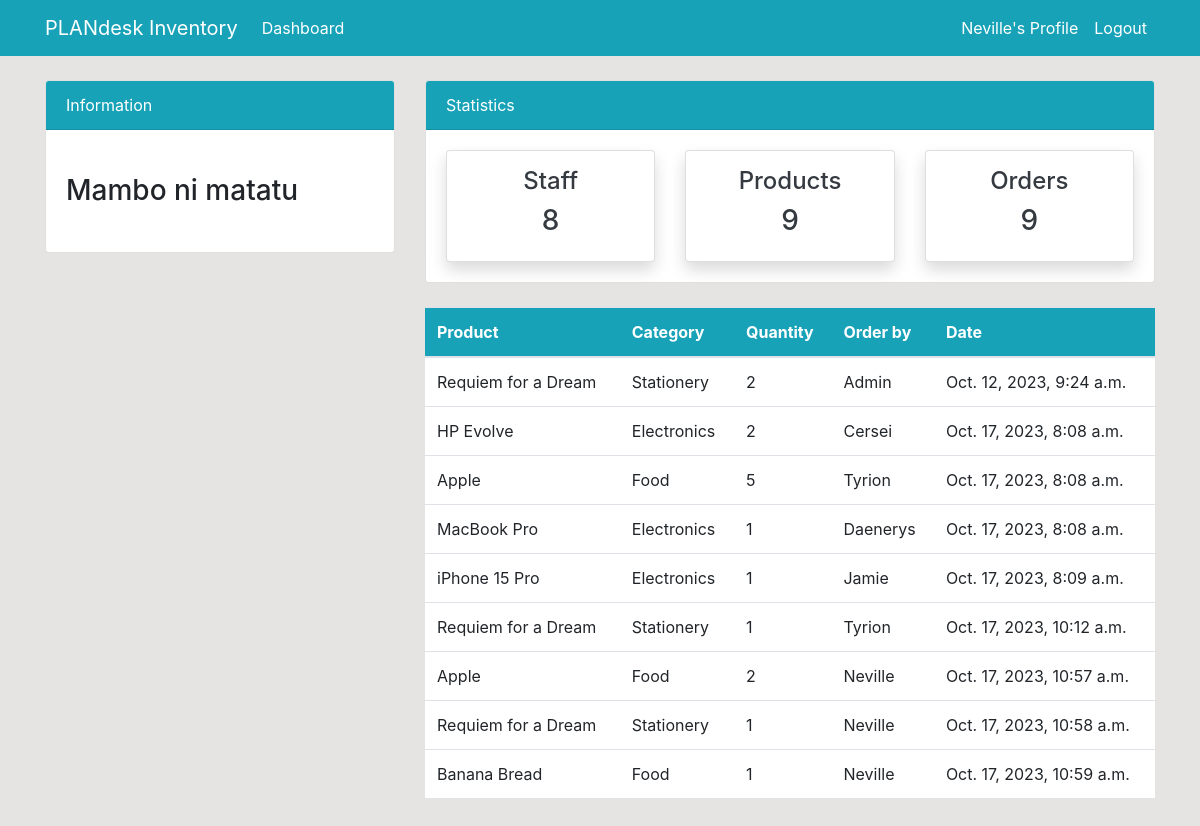
Page /order/ (signed in) on the earlier database version.
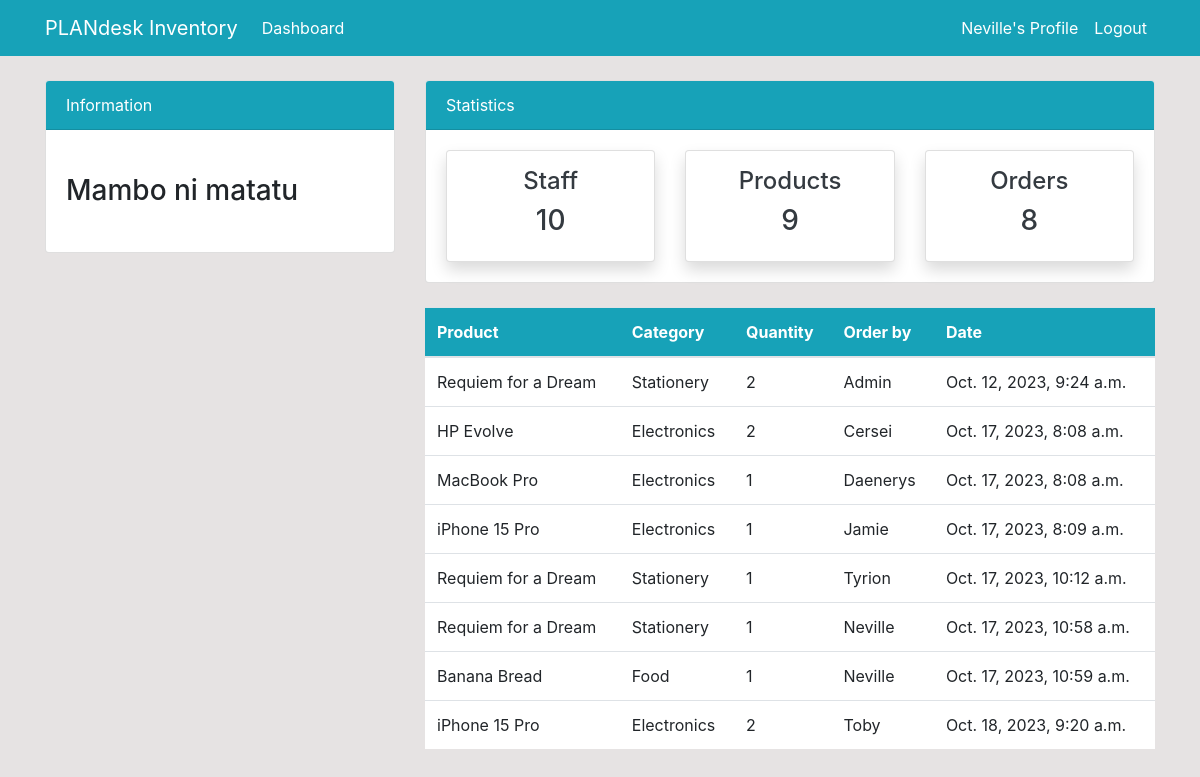
Same page on the later database version.
### dashboard/models.py (models this page shows, shortened)
class Order(models.Model):
    product = models.ForeignKey(Product, on_delete=models.CASCADE, null=True)
    staff = models.ForeignKey(User, models.CASCADE, null=True)
    order_quantity = models.PositiveIntegerField(null=True)
    date = models.DateTimeField(auto_now_add=True)

class Product(models.Model):
    name = models.CharField(max_length=100, null=True)
    category = models.CharField(max_length=20, choices=CATEGORY, null=True)
    quantity = models.PositiveIntegerField(null=True)

### dashboard/views.py (the view)
# urls.py: path('order/', views.order, name='dashboard-order'),
@login_required
def order(request):
    orders = Order.objects.all()
    orders_count = orders.count()
    items_count = Product.objects.all().count()
    workers_count = User.objects.all().count()
    context = {
        'orders':orders,
        'orders_count': orders_count,
        'items_count': items_count,
        'workers_count': workers_count,
    }
    return render(request, 'dashboard/order.html', context)

### templates/dashboard/order.html
{% extends 'partials/base.html' %} {% block title %}Orders Page{% endblock %}
{% block content %} {% include 'partials/hero.html' %}
<div class="container">
  <div class="row my-4">
    <div class="col-md-4"></div>
    <div class="col-md-8">
      <table class="table bg-white">
        <thead class="bg-info">
          <tr class="text-white">
            <th scope="col">Product</th>
            <th scope="col">Category</th>
            <th scope="col">Quantity</th>
            <th scope="col">Order by</th>
            <th scope="col">Date</th>
          </tr>
        </thead>
        <tbody>
          {% for order in orders%}
          <tr>
            <td>{{order.product.name}}</td>
            <td>{{order.product.category}}</td>
            <td>{{order.order_quantity}}</td>
            <td>{{order.staff.username}}</td>
            <td>{{order.date}}</td>
          </tr>
          {%endfor%}
        </tbody>
      </table>
    </div>
  </div>
</div>
{% endblock %}

### templates/partials/base.html (shortened to what this page needs)
{% load static %}
<!DOCTYPE html>
<html lang="en">
  <head>
    <link
      rel="stylesheet"
      href="https://cdn.jsdelivr.net/npm/bootstrap@4.6.2/dist/css/bootstrap.min.css"
    />
    <link rel="stylesheet" href="{% static '/style.css' %}" />
  </head>
  <body>
    {% include 'partials/nav.html' %}
    {% block content %}{% endblock %}
  </body>
</html>

### templates/partials/nav.html (shortened to what this page needs)
<nav class="navbar navbar-expand-lg navbar-info bg-info">
  {% if user.is_authenticated %}
  <div class="container">
    <a class="navbar-brand text-white" href="{% url 'dashboard-index' %}"
      >PLANdesk Inventory</a
    >
    <div class="collapse navbar-collapse" id="navbarSupportedContent">
      <ul class="navbar-nav mr-auto">
        <li class="nav-item active">
          <a class="nav-link text-white" href="{% url 'dashboard-index' %}"
            >Dashboard <span class="sr-only">(current)</span></a
          >
        </li>
      </ul>
      <ul class="navbar-nav ml-auto">
        <li class="nav-item active">
          <a class="nav-link text-white" href="{% url 'user-profile'%}"
            >{{user.username}}'s Profile
            <span class="sr-only">(current)</span></a
          >
        </li>
        <li class="nav-item">
          <a class="nav-link text-white" href="{% url 'user-logout' %}"
            >Logout</a
          >
        </li>
      </ul>
      {% endif %}
    </div>
  </div>
</nav>

### templates/partials/hero.html (shortened to what this page needs)
<div class="container">
  <div class="row mt-4">
    <div class="col-md-4">
      <div class="card">
        <div class="card-header bg-info text-white">Information</div>
        <div class="card-body">
          <marquee behavior="" direction="">
            <h3 class="my-4">Mambo ni matatu</h3>
          </marquee>
        </div>
      </div>
    </div>
    <div class="col-md-8">
      <div class="card">
        <div class="card-header bg-info text-white">Statistics</div>
        <div class="card-body">
          <div class="row">
            <div class="col-md-4">
              <a
                class="text-decoration-none text-dark"
                href="{% url 'dashboard-staff'%}"
              >
                <div class="card my-card shadow text-center p-3">
                  <h4>Staff </h4>
                  <h3>{{ workers_count }}</h3>
                </div>
              </a>
            </div>
            <div class="col-md-4">
              <a
                class="text-decoration-none text-dark"
                href="{% url 'dashboard-product'%}"
              >
                <div class="card my-card shadow text-center p-3">
                  <h4>Products </h4>
                  <h3>{{ items_count }}</h3>
                </div>
              </a>
            </div>
            <div class="col-md-4">
              <a
                class="text-decoration-none text-dark"
                href="{% url 'dashboard-order'%}"
              >
                <div class="card my-card shadow text-center p-3">
                  <h4>Orders </h4>
                  <h3>{{ orders_count }}</h3>
                </div>
              </a>
            </div>
          </div>
        </div>
      </div>
    </div>
  </div>
</div>

### static/style.css (style rules this page uses)
body { background: rgb(230, 227, 227); }

Differences in the rows shown:
removed Order: product.name "Apple", product.category "Food", order_quantity "5", staff.username "Tyrion", date "Oct. 17, 2023, 8:08 a.m."
removed Order: product.name "Apple", product.category "Food", order_quantity "2", staff.username "Neville", date "Oct. 17, 2023, 10:57 a.m."
added Order: product.name "iPhone 15 Pro", product.category "Electronics", order_quantity "2", staff.username "Toby", date "Oct. 18, 2023, 9:20 a.m."
Other differences:
{{ workers_count }}: "8" → "10"
{{ orders_count }}: "9" → "8"
